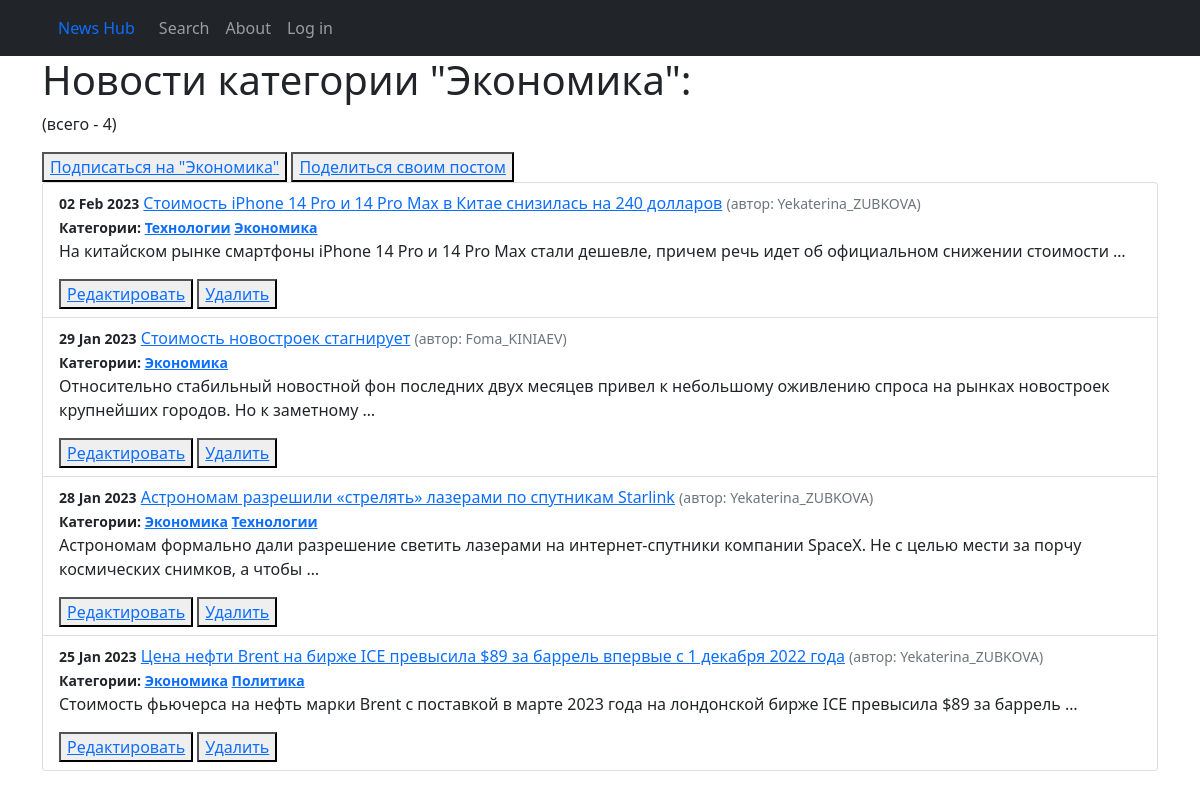
Screenshot of /categories/1 with the database file from the repository.
### news/models.py (models this page shows, shortened)
class Category(models.Model):
    theme = models.CharField(max_length=50, unique=True)
    subscribers = models.ManyToManyField(User, related_name='categories')
    def __str__(self):
        return f'{self.theme}'

class Post(models.Model):
    author = models.ForeignKey(Author, on_delete=models.CASCADE)
    type = models.CharField(max_length=1, choices=POST_TYPES)
    creation_date = models.DateTimeField(auto_now_add=True)
    category = models.ManyToManyField(Category, through='PostCategory')
    title = models.CharField(max_length=255)
    text = models.TextField()
    _rating = models.IntegerField(default=0, db_column='rating')

class Author(models.Model):
    user = models.OneToOneField(User, on_delete=models.CASCADE)
    _rating = models.IntegerField(default=0)
    def __str__(self):
        return f'{self.user}'

### news/views.py (the view)
# urls.py: path('categories/<int:pk>', CategoryPostsList.as_view(), name='category_list'),
class CategoryPostsList(ListView):
    model = Post
    template_name = 'category_list.html'
    context_object_name = 'category_post_list'
    def get_queryset(self):
        self.category = get_object_or_404(Category, id=self.kwargs['pk'])
        queryset = Post.objects.filter(category=self.category).order_by('-_rating', '-creation_date')
        return queryset
    def get_context_data(self, **kwargs):
        context = super().get_context_data()
        context['is_not_subscribed'] = self.request.user not in self.category.subscribers.all()
        context['category'] = self.category
        return context

### templates/category_list.html (shortened to what this page needs)
{% extends 'flatpages/default.html' %}
{% load custom_filters %}
{% block content %}
    <h1>Новости категории "{{ category }}":</h1>
    <p>(всего - {{ category_post_list|length }})</p>
    {% if is_not_subscribed %}
    <button><a href="{% url 'subscribe' category.id %}">Подписаться на "{{ category }}"</a></button>
    {% else %}
    <p>Вы подписаны на данную категорию новостей.</p>
    {% endif %}
    <button><a href="{% url 'post_add' %}">Поделиться своим постом</a></button>
    <ul class="list-group list-group-flash">
        {% for post in category_post_list %}
            <li class="list-group-item">
                <small class="fw-bold">{{ post.creation_date|date:"d M Y" }}</small>
                <a href="../{{post.id}}">{{ post.title }}</a>
                <small class="text-muted">(автор: {{ post.author }})</small><br>
                <small class="fw-bold">Категории:
                    {% for category in post.category.all %}
                        <a href="{% url 'category_list' category.id %}">{{ category }}</a>
                    {% endfor %}
                </small>
                <p>{{ post.text|truncatewords:20 }}</p>
                <button><a href="{% url 'post_edit' post.id %}">Редактировать</a></button>
                <button><a href="{% url 'post_delete' post.id %}">Удалить</a></button>
            </li>
        {% endfor %}
    </ul>
{% endblock content %}

### rows the page displays
Category: theme "Экономика"
Post: creation_date "02 Feb 2023", title "Стоимость iPhone 14 Pro и 14 Pro Max в Китае снизилась на 240 долларов", author "Yekaterina_ZUBKOVA", text "На китайском рынке смартфоны iPhone 14 Pro и 14 Pro Max стали дешевле, причем речь идет об официальном снижении стоимости …"
Category: theme "Технологии"
Post: creation_date "29 Jan 2023", title "Стоимость новостроек стагнирует", author "Foma_KINIAEV", text "Относительно стабильный новостной фон последних двух месяцев привел к небольшому оживлению спроса на рынках новостроек крупнейших городов. Но к заметному …"
Post: creation_date "28 Jan 2023", title "Астрономам разрешили «стрелять» лазерами по спутникам Starlink", author "Yekaterina_ZUBKOVA", text "Астрономам формально дали разрешение светить лазерами на интернет-спутники компании SpaceX. Не с целью мести за порчу космических снимков, а чтобы …"
Post: creation_date "25 Jan 2023", title "Цена нефти Brent на бирже ICE превысила $89 за баррель впервые с 1 декабря 2022 года", author "Yekaterina_ZUBKOVA", text "Стоимость фьючерса на нефть марки Brent с поставкой в марте 2023 года на лондонской бирже ICE превысила $89 за баррель …"
Category: theme "Политика"

### other values shown
{{ category_post_list|length }} "4"
